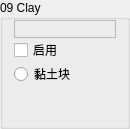
                 <widget class="QGroupBox" name="Base09">
                  <property name="sizePolicy">
                   <sizepolicy hsizetype="Fixed" vsizetype="Preferred">
                    <horstretch>0</horstretch>
                    <verstretch>0</verstretch>
                   </sizepolicy>
                  </property>
                  <property name="minimumSize">
                   <size>
                    <width>130</width>
                    <height>0</height>
                   </size>
                  </property>
                  <property name="maximumSize">
                   <size>
                    <width>130</width>
                    <height>16777215</height>
                   </size>
                  </property>
                  <property name="autoFillBackground">
                   <bool>true</bool>
                  </property>
                  <property name="title">
                   <string>09 Clay</string>
                  </property>
                  <property name="flat">
                   <bool>false</bool>
                  </property>
                  <layout class="QVBoxLayout" name="verticalLayout_9">
                   <property name="spacing">
                    <number>0</number>
                   </property>
                   <property name="topMargin">
                    <number>0</number>
                   </property>
                   <property name="bottomMargin">
                    <number>0</number>
                   </property>
                   <item>
                    <widget class="QLabel" name="Color09">
                     <property name="font">
                      <font>
                       <family>微软雅黑</family>
                       <pointsize>9</pointsize>
                      </font>
                     </property>
                     <property name="frameShape">
                      <enum>QFrame::StyledPanel</enum>
                     </property>
                     <property name="text">
                      <string/>
                     </property>
                    </widget>
                   </item>
                   <item>
                    <widget class="QCheckBox" name="Enable09">
                     <property name="text">
                      <string>启用</string>
                     </property>
                    </widget>
                   </item>
                   <item>
                    <widget class="QRadioButton" name="is09Clay">
                     <property name="text">
                      <string>黏土块</string>
                     </property>
                     <property name="icon">
                      <iconset resource="../BlockTextures.qrc">
                       <normaloff>:/new/Textures/Slope/block/clay.png</normaloff>:/new/Textures/Slope/block/clay.png</iconset>
                     </property>
                    </widget>
                   </item>
                   <item>
                    <spacer name="verticalSpacer_6">
                     <property name="orientation">
                      <enum>Qt::Vertical</enum>
                     </property>
                     <property name="sizeHint" stdset="0">
                      <size>
                       <width>20</width>
                       <height>40</height>
                      </size>
                     </property>
                    </spacer>
                   </item>
                  </layout>
                 </widget>
